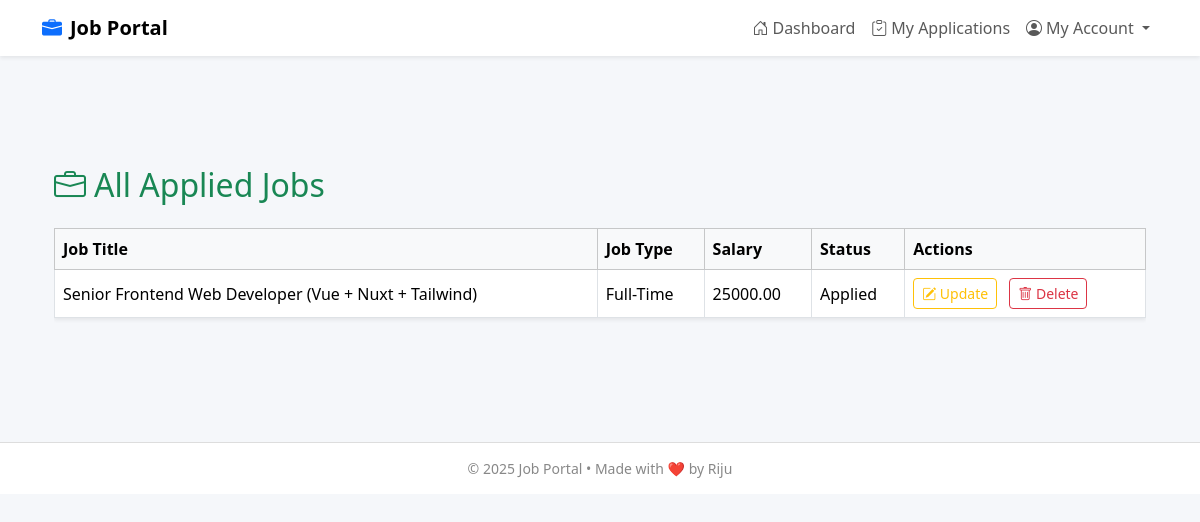
The app's page /appliedJobList/ (signed in), older data.
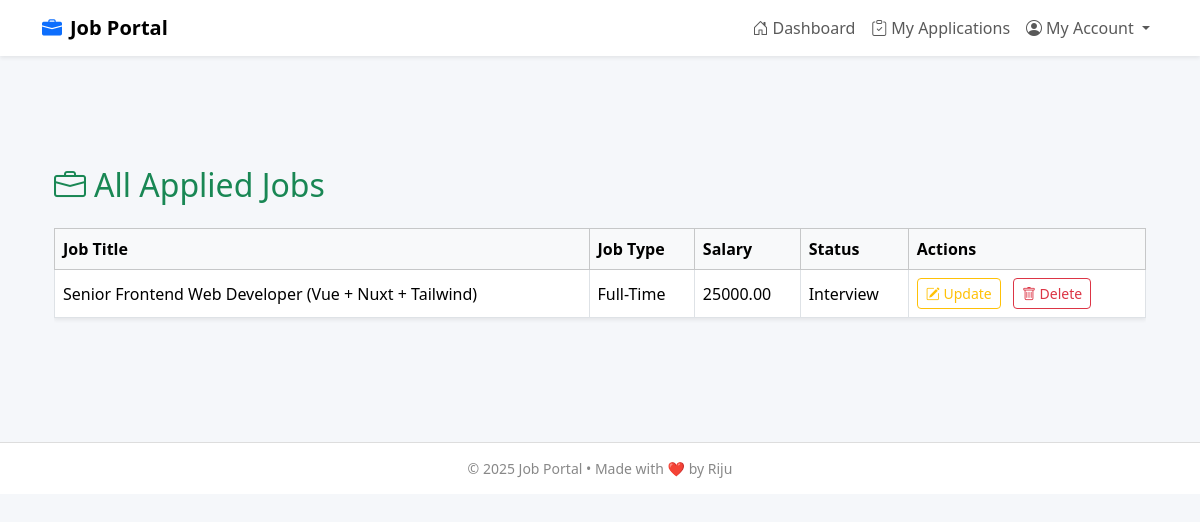
The same page, newer data.
### candidate_app/models.py (models this page shows, shortened)
class JobApplicationModel(models.Model):
    job = models.ForeignKey(JobModel, on_delete=models.CASCADE, related_name='job_application', null=True)
    candidate = models.ForeignKey(CandidateProfileModel, on_delete=models.CASCADE, related_name='job_candidate', null=True)
    last_education = models.CharField(max_length=50, null=True)
    work_experience = models.CharField(max_length=100, null=True)
    status = models.CharField(choices=[
        ('Applied','Applied'),
        ('Interview','Interview'),
        ('Offered','Offered'),
        ('Rejected','Rejected'),
    ],max_length=20, null=True)
    applied_at = models.DateTimeField(auto_now_add=True)

### employer_app/models.py (models this page shows)
class JobModel(models.Model):
    JOB_TYPE_CHOICES = [
        ('Full-Time', 'Full-Time'),
        ('Remote', 'Remote'),
        ('Internship', 'Internship'),
    ]
    employer = models.ForeignKey(EmployerProfileModel,on_delete=models.CASCADE,related_name='jobs',null=True)
    title = models.CharField(max_length=255)
    description = models.TextField()
    requirements = models.TextField()
    salary = models.DecimalField(max_digits=10, decimal_places=2, null=True, blank=True)
    job_type = models.CharField(max_length=20, choices=JOB_TYPE_CHOICES)
    deadline = models.DateField()
    posted_date = models.DateField(auto_now_add=True)
    def __str__(self):
        return self.title

### candidate_app/views.py (the view)
# urls.py: path('appliedJobList/',appliedJobList,name='appliedJobList'),
def appliedJobList(request):
    candidate_data = CandidateProfileModel.objects.get(candidate_user= request.user)
    apply_data = JobApplicationModel.objects.filter(candidate=candidate_data)
    return render(request, 'applied_job_list.html',{'apply_data':apply_data})

### candidate_app/templates/applied_job_list.html (shortened to what this page needs)
{% extends 'master/master.html' %}
{% block body %}
<div class="container mt-5">
  <div class="d-flex justify-content-between align-items-center mb-4">
    <h2 class="text-success mb-0">
      <i class="bi bi-briefcase me-2"></i>All Applied Jobs
    </h2>
  </div>
  <div class="table-responsive">
    <table class="table table-bordered table-hover align-middle shadow-sm">
      <thead class="table-light">
        <tr>
          <th>Job Title</th>
          <th>Job Type</th>
          <th>Salary</th>
          <th>Status</th>
          <th>Actions</th>
        </tr>
      </thead>
      <tbody>
        {% for apply in apply_data %}
        <tr>
          <td>{{ apply.job }}</td>
          <td>{{ apply.job.job_type|capfirst }}</td>
          <td>{{ apply.job.salary }}</td>
          <td>{{ apply.status }}</td>
          <td>
            <a href="" class="btn btn-outline-warning btn-sm me-2">
              <i class="bi bi-pencil-square"></i> Update
            </a>
            <a href="" class="btn btn-outline-danger btn-sm"
               onclick="return confirm('Are you sure you want to delete this job?');">
              <i class="bi bi-trash"></i> Delete
            </a>
          </td>
        </tr>
        {% empty %}
        <tr>
          <td colspan="6" class="text-center text-muted">No jobs found.</td>
        </tr>
        {% endfor %}
      </tbody>
    </table>
  </div>
</div>
{% endblock %}

Row changes from the older to the newer data that the page shows:
changed JobApplicationModel "Senior Frontend Web Developer (Vue + Nuxt + Tailwind)": status "Applied" → "Interview"
